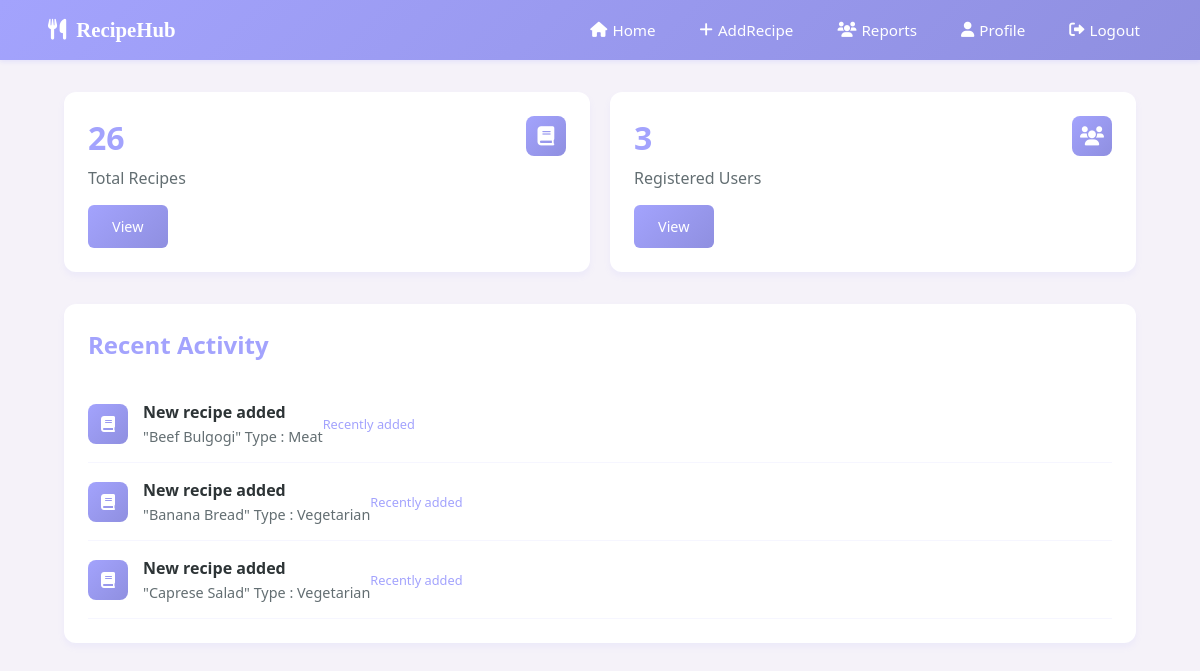
The page /dashboard/ (signed in) on the database its author committed.
### recipe/models.py (models this page shows, shortened)
class Recipe(models.Model):
    COURSE_TYPE_CHOICES = [
        ('appetizer', 'Appetizer'),
        ('main course', 'Main Course'),
        ('dessert', 'Dessert'),
        ('snack', 'Snack'),
    ]
    FOOD_TYPE_CHOICES = [
        ('Italian','Italian'),
        ('SeaFood', 'SeaFood'),
        ('Meat', 'Meat'),
        ('Vegetarian', 'Vegetarian'),
        ('Desserts', 'Desserts'),
    ]
    name = models.CharField(max_length=200)
    image = models.URLField()
    course_type = models.CharField(max_length=20, choices=COURSE_TYPE_CHOICES)
    time = models.IntegerField(help_text="Cooking time in minutes")
    food_type = models.CharField(max_length=20, choices=FOOD_TYPE_CHOICES)
    ingredients = JSONField(default=list)
    quantity = JSONField(default=list)
    steps = JSONField(default=list)
    class Meta:
        ordering = ['-id']

### Interface/views.py (the view)
# urls.py: path('dashboard/', views.dashboard, name="dashboard"),
def dashboard(request):
    if request.user.is_authenticated:
        if request.user.account_type == 1:
            recipes = Recipe.objects.all()
            Users = User.objects.all()
            recent_recipes = Recipe.objects.all().order_by('-id')[:3]
            data = {
                "recipes": recipes.count(),
                "users": Users.count(),
                "recent_recipes": recent_recipes,
            }
            return render(request, "admin/dashboard.html", data)
        elif request.user.account_type == 0:
            return render(request, "user/dashboard.html")
        else:
            return render(request, "pending.html")
    else:
        return redirect('login')

### templates/admin/dashboard.html (shortened to what this page needs)
<!DOCTYPE html>
{% load static %}
<html lang="en">
<head>
    <link rel="stylesheet" href="{% static 'components/css/navbar.css' %}">
    <link rel="stylesheet" href="{% static 'admin_dashboard/css/dashboard.css' %}">
    <link rel="stylesheet" href="https://cdnjs.cloudflare.com/ajax/libs/font-awesome/6.0.0/css/all.min.css">
</head>
<body>
<nav class="navbar">
    <div class="nav-container">
        <a class="navbar-brand" href="">
            <i class="fas fa-utensils"></i><p style="font-family: 'Brush Script MT', 'Brush Script Std', cursive;">RecipeHub</p>
        </a>
        <div class="nav-menu">
            <a href="{% url 'home' %}" class="nav-link"><i class="fas fa-home"></i>Home</a>
            <a href="{% url 'addRecipes' %}" class="nav-link"><i class="fas fa-plus"></i> AddRecipe</a>
            <a href="{% url "view_reports" %}" class="nav-link"><i class="fas fa-users"></i> Reports</a>
            <a href="{% url "profile" %}" class="nav-link"><i class="fas fa-user"></i> Profile</a>
            <a href="{% url "logout" %}" class="nav-link"><i class="fas fa-sign-out-alt"></i> Logout</a>
        </div>
    </div>
</nav>
<div class="stat">
    <div class="statCard">
        <div>
            <h3>{{ recipes }}</h3>
            <p>Total Recipes</p>
            <a href="{% url 'manageRecipe' %}" class="prim_greenButton">View</a>
        </div>
        <div class="statIcon"><i class="fas fa-book"></i></div>
    </div>
    <div class="statCard">
        <div>
            <h3>{{ users  }}</h3>
            <p>Registered Users</p>
            <a href="{% url 'users' %}" class="prim_greenButton">View</a>
            </div>
        <div class="statIcon"><i class="fas fa-users"></i></div>
    </div>
</div>
<div class="activityCard">
    <h2>Recent Activity</h2>
    {% for recipe in recent_recipes %}
    <div class="activity-item">
        <div class="activityIcon">
            <i class="fas fa-book"></i>
        </div>
        <div>
            <h4>New recipe added</h4>
            <p>"{{ recipe.name }}" Type : {{ recipe.food_type }}</p>
        </div>
        <small>Recently added</small>
    </div>
    {% endfor %}
</div>
</body>
</html>

### static/components/css/navbar.css (style rules this page uses)
:root { --primary-color: #a3a3fd; --secondary-color: #f5f2f9; --accent-color: #8f8fe0; --text-dark: #2d3436; --text-light: #636e72; --white: #ffffff; --shadow-sm: 0 2px 4px rgba(0,0,0,0.1); --shadow-md: 0 4px 6px rgba(0,0,0,0.1); --shadow-lg: 0 10px 15px rgba(0,0,0,0.1); --transition-fast: 0.2s ease; --transition-normal: 0.3s ease; --transition-slow: 0.5s ease; --gradient-primary: linear-gradient(135deg, #a3a3fd 0%, #8f8fe0 100%); --gradient-secondary: linear-gradient(135deg, #f5f2f9 0%, #e6e3f0 100%); --gradient-accent: linear-gradient(135deg, #8f8fe0 0%, #7a7ac7 100%); }
.navbar { background: var(--gradient-primary); padding: 1rem; box-shadow: var(--shadow-lg); position: sticky; top: 0; z-index: 1000; width: 100%; }
.nav-container { max-width: 1200px; margin: 0 auto; display: flex; justify-content: space-between; align-items: center; padding: 0 1rem; }
.navbar-brand { color: var(--white); font-size: 1.5rem; font-weight: bold; text-decoration: none; display: flex; align-items: center; gap: 0.5rem; transition: var(--transition-fast); }
.nav-menu { display: flex; gap: 1.5rem; align-items: center; margin: 0; padding: 0; list-style: none; }
.nav-link { color: var(--white); text-decoration: none; padding: 0.5rem 1rem; border-radius: 4px; transition: var(--transition-fast); display: flex; align-items: center; gap: 0.5rem; width: fit-content; }

### static/admin_dashboard/css/dashboard.css (style rules this page uses)
* { font-family: 'Segoe UI', Tahoma, Geneva, Verdana, sans-serif; box-sizing: border-box; margin: 0; padding: 0; }
:root { --primary-color: #a3a3fd; --primary-dark: #8f8fe0; --secondary-color: #f5f2f9; --text-dark: #2d3436; --text-light: #636e72; --white: #ffffff; }
body { background: var(--secondary-color); margin: 0; width: 100%; padding-top: 60px; }
.prim_greenButton { padding: 12px 24px; background: linear-gradient(135deg, var(--primary-color) 0%, var(--primary-dark) 100%); color: var(--white); border: none; border-radius: 6px; cursor: pointer; transition: all 0.3s ease; text-decoration: none; display: inline-block; font-size: 0.9rem; }
.stat { display: grid; grid-template-columns: repeat(auto-fit, minmax(200px, 1fr)); gap: 20px; margin: 2rem 4rem; }
.statCard { background: var(--white); padding: 1.5rem; border-radius: 12px; display: flex; justify-content: space-between; box-shadow: 0 4px 6px rgba(163, 163, 253, 0.1); transition: transform 0.3s ease, box-shadow 0.3s ease; }
.statCard h3 { color: var(--primary-color); font-size: 2rem; margin-bottom: 0.5rem; }
.statCard p { color: var(--text-light); margin-bottom: 1rem; }
.statIcon { display: flex; width: 40px; height: 40px; background: linear-gradient(135deg, var(--primary-color) 0%, var(--primary-dark) 100%); color: var(--white); border-radius: 8px; align-items: center; justify-content: center; font-size: 1.2rem; }
.activityCard { background: var(--white); padding: 1.5rem; border-radius: 12px; margin: 2rem 4rem; box-shadow: 0 4px 6px rgba(163, 163, 253, 0.1); }
.activityCard h2 { color: var(--primary-color); margin-bottom: 1.5rem; font-size: 1.5rem; }
.activity-item { display: flex; padding: 1rem 0; border-bottom: 1px solid rgba(163, 163, 253, 0.1); align-items: center; flex-wrap: wrap; }
.activityIcon { width: 40px; height: 40px; border-radius: 8px; background: linear-gradient(135deg, var(--primary-color) 0%, var(--primary-dark) 100%); color: var(--white); display: flex; align-items: center; justify-content: center; margin-right: 15px; flex-shrink: 0; }
.activity-item h4 { color: var(--text-dark); margin-bottom: 0.25rem; }
.activity-item p { color: var(--text-light); font-size: 0.9rem; }
.activity-item small { color: var(--primary-color); font-size: 0.8rem; }
.navbar { background: linear-gradient(135deg, var(--primary-color) 0%, var(--primary-dark) 100%); box-shadow: 0 2px 4px rgba(163, 163, 253, 0.2); padding: 0.8rem 2rem; position: fixed; top: 0; left: 0; right: 0; z-index: 1000; height: 60px; }
.nav-container { display: flex; justify-content: space-between; align-items: center; max-width: 1200px; margin: 0 auto; height: 100%; }
.navbar-brand { display: flex; align-items: center; text-decoration: none; color: white; font-size: 1.3rem; gap: 10px; transition: all 0.3s ease; }
.nav-menu { display: flex; align-items: center; gap: 20px; }
.nav-link { text-decoration: none; color: white; display: flex; align-items: center; gap: 5px; padding: 6px 12px; border-radius: 4px; transition: all 0.3s ease; font-size: 0.95rem; }
.nav-menu, .statCard, .activity-item { transition: all 0.3s ease; }

### rows shown on the page
Recipe: name "Beef Bulgogi", food_type "Meat"
Recipe: name "Banana Bread", food_type "Vegetarian"
Recipe: name "Caprese Salad", food_type "Vegetarian"

### other values the page prints
{{ recipes }} "26"
{{ users }} "3"
